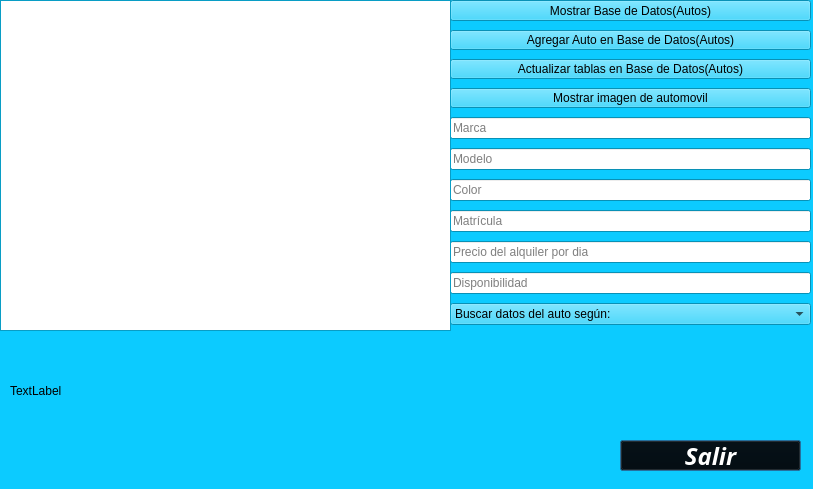
<?xml version="1.0" encoding="UTF-8"?>
<ui version="4.0">
 <class>Dialog</class>
 <widget class="QDialog" name="Dialog">
  <property name="geometry">
   <rect>
    <x>0</x>
    <y>0</y>
    <width>813</width>
    <height>489</height>
   </rect>
  </property>
  <property name="palette">
   <palette>
    <active>
     <colorrole role="WindowText">
      <brush brushstyle="SolidPattern">
       <color alpha="255">
        <red>0</red>
        <green>0</green>
        <blue>0</blue>
       </color>
      </brush>
     </colorrole>
     <colorrole role="Button">
      <brush brushstyle="SolidPattern">
       <color alpha="255">
        <red>12</red>
        <green>203</green>
        <blue>255</blue>
       </color>
      </brush>
     </colorrole>
     <colorrole role="Light">
      <brush brushstyle="SolidPattern">
       <color alpha="255">
        <red>140</red>
        <green>231</green>
        <blue>255</blue>
       </color>
      </brush>
     </colorrole>
     <colorrole role="Midlight">
      <brush brushstyle="SolidPattern">
       <color alpha="255">
        <red>76</red>
        <green>217</green>
        <blue>255</blue>
       </color>
      </brush>
     </colorrole>
     <colorrole role="Dark">
      <brush brushstyle="SolidPattern">
       <color alpha="255">
        <red>6</red>
        <green>101</green>
        <blue>127</blue>
       </color>
      </brush>
     </colorrole>
     <colorrole role="Mid">
      <brush brushstyle="SolidPattern">
       <color alpha="255">
        <red>8</red>
        <green>135</green>
        <blue>170</blue>
       </color>
      </brush>
     </colorrole>
     <colorrole role="Text">
      <brush brushstyle="SolidPattern">
       <color alpha="255">
        <red>0</red>
        <green>0</green>
        <blue>0</blue>
       </color>
      </brush>
     </colorrole>
     <colorrole role="BrightText">
      <brush brushstyle="SolidPattern">
       <color alpha="255">
        <red>255</red>
        <green>255</green>
        <blue>255</blue>
       </color>
      </brush>
     </colorrole>
     <colorrole role="ButtonText">
      <brush brushstyle="SolidPattern">
       <color alpha="255">
        <red>0</red>
        <green>0</green>
        <blue>0</blue>
       </color>
      </brush>
     </colorrole>
     <colorrole role="Base">
      <brush brushstyle="SolidPattern">
       <color alpha="255">
        <red>255</red>
        <green>255</green>
        <blue>255</blue>
       </color>
      </brush>
     </colorrole>
     <colorrole role="Window">
      <brush brushstyle="SolidPattern">
       <color alpha="255">
        <red>12</red>
        <green>203</green>
        <blue>255</blue>
       </color>
      </brush>
     </colorrole>
     <colorrole role="Shadow">
      <brush brushstyle="SolidPattern">
       <color alpha="255">
        <red>0</red>
        <green>0</green>
        <blue>0</blue>
       </color>
      </brush>
     </colorrole>
     <colorrole role="AlternateBase">
      <brush brushstyle="SolidPattern">
       <color alpha="255">
        <red>133</red>
        <green>229</green>
        <blue>255</blue>
       </color>
      </brush>
     </colorrole>
     <colorrole role="ToolTipBase">
      <brush brushstyle="SolidPattern">
       <color alpha="255">
        <red>255</red>
        <green>255</green>
        <blue>220</blue>
       </color>
      </brush>
     </colorrole>
     <colorrole role="ToolTipText">
      <brush brushstyle="SolidPattern">
       <color alpha="255">
        <red>0</red>
        <green>0</green>
        <blue>0</blue>
       </color>
      </brush>
     </colorrole>
    </active>
    <inactive>
     <colorrole role="WindowText">
      <brush brushstyle="SolidPattern">
       <color alpha="255">
        <red>0</red>
        <green>0</green>
        <blue>0</blue>
       </color>
      </brush>
     </colorrole>
     <colorrole role="Button">
      <brush brushstyle="SolidPattern">
       <color alpha="255">
        <red>12</red>
        <green>203</green>
        <blue>255</blue>
       </color>
      </brush>
     </colorrole>
     <colorrole role="Light">
      <brush brushstyle="SolidPattern">
       <color alpha="255">
        <red>140</red>
        <green>231</green>
        <blue>255</blue>
       </color>
      </brush>
     </colorrole>
     <colorrole role="Midlight">
      <brush brushstyle="SolidPattern">
       <color alpha="255">
        <red>76</red>
        <green>217</green>
        <blue>255</blue>
       </color>
      </brush>
     </colorrole>
     <colorrole role="Dark">
      <brush brushstyle="SolidPattern">
       <color alpha="255">
        <red>6</red>
        <green>101</green>
        <blue>127</blue>
       </color>
      </brush>
     </colorrole>
     <colorrole role="Mid">
      <brush brushstyle="SolidPattern">
       <color alpha="255">
        <red>8</red>
        <green>135</green>
        <blue>170</blue>
       </color>
      </brush>
     </colorrole>
     <colorrole role="Text">
      <brush brushstyle="SolidPattern">
       <color alpha="255">
        <red>0</red>
        <green>0</green>
        <blue>0</blue>
       </color>
      </brush>
     </colorrole>
     <colorrole role="BrightText">
      <brush brushstyle="SolidPattern">
       <color alpha="255">
        <red>255</red>
        <green>255</green>
        <blue>255</blue>
       </color>
      </brush>
     </colorrole>
     <colorrole role="ButtonText">
      <brush brushstyle="SolidPattern">
       <color alpha="255">
        <red>0</red>
        <green>0</green>
        <blue>0</blue>
       </color>
      </brush>
     </colorrole>
     <colorrole role="Base">
      <brush brushstyle="SolidPattern">
       <color alpha="255">
        <red>255</red>
        <green>255</green>
        <blue>255</blue>
       </color>
      </brush>
     </colorrole>
     <colorrole role="Window">
      <brush brushstyle="SolidPattern">
       <color alpha="255">
        <red>12</red>
        <green>203</green>
        <blue>255</blue>
       </color>
      </brush>
     </colorrole>
     <colorrole role="Shadow">
      <brush brushstyle="SolidPattern">
       <color alpha="255">
        <red>0</red>
        <green>0</green>
        <blue>0</blue>
       </color>
      </brush>
     </colorrole>
     <colorrole role="AlternateBase">
      <brush brushstyle="SolidPattern">
       <color alpha="255">
        <red>133</red>
        <green>229</green>
        <blue>255</blue>
       </color>
      </brush>
     </colorrole>
     <colorrole role="ToolTipBase">
      <brush brushstyle="SolidPattern">
       <color alpha="255">
        <red>255</red>
        <green>255</green>
        <blue>220</blue>
       </color>
      </brush>
     </colorrole>
     <colorrole role="ToolTipText">
      <brush brushstyle="SolidPattern">
       <color alpha="255">
        <red>0</red>
        <green>0</green>
        <blue>0</blue>
       </color>
      </brush>
     </colorrole>
    </inactive>
    <disabled>
     <colorrole role="WindowText">
      <brush brushstyle="SolidPattern">
       <color alpha="255">
        <red>6</red>
        <green>101</green>
        <blue>127</blue>
       </color>
      </brush>
     </colorrole>
     <colorrole role="Button">
      <brush brushstyle="SolidPattern">
       <color alpha="255">
        <red>12</red>
        <green>203</green>
        <blue>255</blue>
       </color>
      </brush>
     </colorrole>
     <colorrole role="Light">
      <brush brushstyle="SolidPattern">
       <color alpha="255">
        <red>140</red>
        <green>231</green>
        <blue>255</blue>
       </color>
      </brush>
     </colorrole>
     <colorrole role="Midlight">
      <brush brushstyle="SolidPattern">
       <color alpha="255">
        <red>76</red>
        <green>217</green>
        <blue>255</blue>
       </color>
      </brush>
     </colorrole>
     <colorrole role="Dark">
      <brush brushstyle="SolidPattern">
       <color alpha="255">
        <red>6</red>
        <green>101</green>
        <blue>127</blue>
       </color>
      </brush>
     </colorrole>
     <colorrole role="Mid">
      <brush brushstyle="SolidPattern">
       <color alpha="255">
        <red>8</red>
        <green>135</green>
        <blue>170</blue>
       </color>
      </brush>
     </colorrole>
     <colorrole role="Text">
      <brush brushstyle="SolidPattern">
       <color alpha="255">
        <red>6</red>
        <green>101</green>
        <blue>127</blue>
       </color>
      </brush>
     </colorrole>
     <colorrole role="BrightText">
      <brush brushstyle="SolidPattern">
       <color alpha="255">
        <red>255</red>
        <green>255</green>
        <blue>255</blue>
       </color>
      </brush>
     </colorrole>
     <colorrole role="ButtonText">
      <brush brushstyle="SolidPattern">
       <color alpha="255">
        <red>6</red>
        <green>101</green>
        <blue>127</blue>
       </color>
      </brush>
     </colorrole>
     <colorrole role="Base">
      <brush brushstyle="SolidPattern">
       <color alpha="255">
        <red>12</red>
        <green>203</green>
        <blue>255</blue>
       </color>
      </brush>
     </colorrole>
     <colorrole role="Window">
      <brush brushstyle="SolidPattern">
       <color alpha="255">
        <red>12</red>
        <green>203</green>
        <blue>255</blue>
       </color>
      </brush>
     </colorrole>
     <colorrole role="Shadow">
      <brush brushstyle="SolidPattern">
       <color alpha="255">
        <red>0</red>
        <green>0</green>
        <blue>0</blue>
       </color>
      </brush>
     </colorrole>
     <colorrole role="AlternateBase">
      <brush brushstyle="SolidPattern">
       <color alpha="255">
        <red>12</red>
        <green>203</green>
        <blue>255</blue>
       </color>
      </brush>
     </colorrole>
     <colorrole role="ToolTipBase">
      <brush brushstyle="SolidPattern">
       <color alpha="255">
        <red>255</red>
        <green>255</green>
        <blue>220</blue>
       </color>
      </brush>
     </colorrole>
     <colorrole role="ToolTipText">
      <brush brushstyle="SolidPattern">
       <color alpha="255">
        <red>0</red>
        <green>0</green>
        <blue>0</blue>
       </color>
      </brush>
     </colorrole>
    </disabled>
   </palette>
  </property>
  <property name="windowTitle">
   <string>Dialog</string>
  </property>
  <widget class="QPushButton" name="pushButton">
   <property name="geometry">
    <rect>
     <x>620</x>
     <y>440</y>
     <width>181</width>
     <height>31</height>
    </rect>
   </property>
   <property name="palette">
    <palette>
     <active>
      <colorrole role="Button">
       <brush brushstyle="SolidPattern">
        <color alpha="255">
         <red>0</red>
         <green>0</green>
         <blue>0</blue>
        </color>
       </brush>
      </colorrole>
      <colorrole role="Midlight">
       <brush brushstyle="SolidPattern">
        <color alpha="255">
         <red>0</red>
         <green>170</green>
         <blue>255</blue>
        </color>
       </brush>
      </colorrole>
      <colorrole role="ButtonText">
       <brush brushstyle="SolidPattern">
        <color alpha="255">
         <red>255</red>
         <green>255</green>
         <blue>255</blue>
        </color>
       </brush>
      </colorrole>
     </active>
     <inactive>
      <colorrole role="Button">
       <brush brushstyle="SolidPattern">
        <color alpha="255">
         <red>0</red>
         <green>0</green>
         <blue>0</blue>
        </color>
       </brush>
      </colorrole>
      <colorrole role="Midlight">
       <brush brushstyle="SolidPattern">
        <color alpha="255">
         <red>0</red>
         <green>170</green>
         <blue>255</blue>
        </color>
       </brush>
      </colorrole>
      <colorrole role="ButtonText">
       <brush brushstyle="SolidPattern">
        <color alpha="255">
         <red>255</red>
         <green>255</green>
         <blue>255</blue>
        </color>
       </brush>
      </colorrole>
     </inactive>
     <disabled>
      <colorrole role="Button">
       <brush brushstyle="SolidPattern">
        <color alpha="255">
         <red>0</red>
         <green>0</green>
         <blue>0</blue>
        </color>
       </brush>
      </colorrole>
      <colorrole role="Midlight">
       <brush brushstyle="SolidPattern">
        <color alpha="255">
         <red>0</red>
         <green>170</green>
         <blue>255</blue>
        </color>
       </brush>
      </colorrole>
      <colorrole role="ButtonText">
       <brush brushstyle="SolidPattern">
        <color alpha="255">
         <red>6</red>
         <green>101</green>
         <blue>127</blue>
        </color>
       </brush>
      </colorrole>
     </disabled>
    </palette>
   </property>
   <property name="font">
    <font>
     <family>Niagara Engraved</family>
     <pointsize>18</pointsize>
     <weight>75</weight>
     <italic>true</italic>
     <bold>true</bold>
    </font>
   </property>
   <property name="text">
    <string>Salir</string>
   </property>
  </widget>
  <widget class="QWidget" name="layoutWidget">
   <property name="geometry">
    <rect>
     <x>450</x>
     <y>0</y>
     <width>361</width>
     <height>325</height>
    </rect>
   </property>
   <layout class="QVBoxLayout" name="verticalLayout">
    <property name="spacing">
     <number>9</number>
    </property>
    <item>
     <layout class="QVBoxLayout" name="verticalLayout_2">
      <item>
       <widget class="QPushButton" name="MostrarBD">
        <property name="palette">
         <palette>
          <active>
           <colorrole role="BrightText">
            <brush brushstyle="SolidPattern">
             <color alpha="255">
              <red>0</red>
              <green>0</green>
              <blue>0</blue>
             </color>
            </brush>
           </colorrole>
           <colorrole role="HighlightedText">
            <brush brushstyle="SolidPattern">
             <color alpha="255">
              <red>0</red>
              <green>0</green>
              <blue>0</blue>
             </color>
            </brush>
           </colorrole>
          </active>
          <inactive>
           <colorrole role="BrightText">
            <brush brushstyle="SolidPattern">
             <color alpha="255">
              <red>0</red>
              <green>0</green>
              <blue>0</blue>
             </color>
            </brush>
           </colorrole>
           <colorrole role="HighlightedText">
            <brush brushstyle="SolidPattern">
             <color alpha="255">
              <red>0</red>
              <green>0</green>
              <blue>0</blue>
             </color>
            </brush>
           </colorrole>
          </inactive>
          <disabled>
           <colorrole role="BrightText">
            <brush brushstyle="SolidPattern">
             <color alpha="255">
              <red>0</red>
              <green>0</green>
              <blue>0</blue>
             </color>
            </brush>
           </colorrole>
           <colorrole role="HighlightedText">
            <brush brushstyle="SolidPattern">
             <color alpha="255">
              <red>0</red>
              <green>0</green>
              <blue>0</blue>
             </color>
            </brush>
           </colorrole>
          </disabled>
         </palette>
        </property>
        <property name="text">
         <string>Mostrar Base de Datos(Autos)</string>
        </property>
       </widget>
      </item>
      <item>
       <widget class="QPushButton" name="AregarBD">
        <property name="text">
         <string>Agregar Auto en Base de Datos(Autos)</string>
        </property>
       </widget>
      </item>
      <item>
       <widget class="QPushButton" name="Botonpictures">
        <property name="text">
         <string>Actualizar tablas en Base de Datos(Autos)</string>
        </property>
       </widget>
      </item>
      <item>
       <widget class="QPushButton" name="autindivBotom">
        <property name="text">
         <string>Mostrar imagen de automovil</string>
        </property>
       </widget>
      </item>
     </layout>
    </item>
    <item>
     <widget class="QLineEdit" name="lineEdit">
      <property name="placeholderText">
       <string>Marca</string>
      </property>
     </widget>
    </item>
    <item>
     <widget class="QLineEdit" name="lineEdit_2">
      <property name="placeholderText">
       <string>Modelo</string>
      </property>
     </widget>
    </item>
    <item>
     <widget class="QLineEdit" name="lineEdit_3">
      <property name="placeholderText">
       <string>Color</string>
      </property>
     </widget>
    </item>
    <item>
     <widget class="QLineEdit" name="lineEdit_4">
      <property name="placeholderText">
       <string>Matrícula</string>
      </property>
     </widget>
    </item>
    <item>
     <widget class="QLineEdit" name="lineEdit_5">
      <property name="placeholderText">
       <string>Precio del alquiler por dia</string>
      </property>
     </widget>
    </item>
    <item>
     <widget class="QLineEdit" name="lineEdit_6">
      <property name="placeholderText">
       <string>Disponibilidad</string>
      </property>
     </widget>
    </item>
    <item>
     <widget class="QComboBox" name="comboBox_2">
      <item>
       <property name="text">
        <string>Buscar datos del auto según:</string>
       </property>
      </item>
      <item>
       <property name="text">
        <string>Modelo</string>
       </property>
      </item>
      <item>
       <property name="text">
        <string>Matricula</string>
       </property>
      </item>
      <item>
       <property name="text">
        <string>Marca</string>
       </property>
      </item>
      <item>
       <property name="text">
        <string>Color</string>
       </property>
      </item>
      <item>
       <property name="text">
        <string>Disponibilidad</string>
       </property>
      </item>
      <item>
       <property name="text">
        <string>Precio</string>
       </property>
      </item>
     </widget>
    </item>
   </layout>
  </widget>
  <widget class="QLabel" name="label">
   <property name="geometry">
    <rect>
     <x>10</x>
     <y>310</y>
     <width>281</width>
     <height>161</height>
    </rect>
   </property>
   <property name="text">
    <string>TextLabel</string>
   </property>
  </widget>
  <widget class="QTableView" name="tableView1">
   <property name="geometry">
    <rect>
     <x>0</x>
     <y>0</y>
     <width>451</width>
     <height>331</height>
    </rect>
   </property>
  </widget>
 </widget>
 <resources/>
 <connections/>
</ui>
